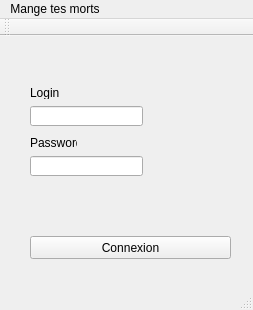
<?xml version="1.0" encoding="UTF-8"?>
<ui version="4.0">
 <class>MessagerieClass</class>
 <widget class="QMainWindow" name="MessagerieClass">
  <property name="geometry">
   <rect>
    <x>0</x>
    <y>0</y>
    <width>253</width>
    <height>310</height>
   </rect>
  </property>
  <property name="windowTitle">
   <string>Messagerie</string>
  </property>
  <widget class="QWidget" name="centralWidget">
   <widget class="QLineEdit" name="inputLogin">
    <property name="geometry">
     <rect>
      <x>30</x>
      <y>70</y>
      <width>113</width>
      <height>20</height>
     </rect>
    </property>
   </widget>
   <widget class="QLineEdit" name="inputPassword">
    <property name="geometry">
     <rect>
      <x>30</x>
      <y>120</y>
      <width>113</width>
      <height>20</height>
     </rect>
    </property>
   </widget>
   <widget class="QPushButton" name="buttonConnect">
    <property name="geometry">
     <rect>
      <x>30</x>
      <y>200</y>
      <width>201</width>
      <height>23</height>
     </rect>
    </property>
    <property name="text">
     <string>Connexion</string>
    </property>
   </widget>
   <widget class="QLabel" name="labelPassword">
    <property name="geometry">
     <rect>
      <x>30</x>
      <y>100</y>
      <width>47</width>
      <height>13</height>
     </rect>
    </property>
    <property name="text">
     <string>Password</string>
    </property>
   </widget>
   <widget class="QLabel" name="labelLogin">
    <property name="geometry">
     <rect>
      <x>30</x>
      <y>50</y>
      <width>47</width>
      <height>13</height>
     </rect>
    </property>
    <property name="text">
     <string>Login</string>
    </property>
   </widget>
  </widget>
  <widget class="QMenuBar" name="menuBar">
   <property name="geometry">
    <rect>
     <x>0</x>
     <y>0</y>
     <width>253</width>
     <height>21</height>
    </rect>
   </property>
   <widget class="QMenu" name="menuMange_tes_morts">
    <property name="layoutDirection">
     <enum>Qt::RightToLeft</enum>
    </property>
    <property name="title">
     <string>Mange tes morts</string>
    </property>
   </widget>
   <addaction name="menuMange_tes_morts"/>
  </widget>
  <widget class="QToolBar" name="mainToolBar">
   <attribute name="toolBarArea">
    <enum>TopToolBarArea</enum>
   </attribute>
   <attribute name="toolBarBreak">
    <bool>false</bool>
   </attribute>
  </widget>
  <widget class="QStatusBar" name="statusBar"/>
 </widget>
 <layoutdefault spacing="6" margin="11"/>
 <resources>
  <include location="Client.qrc"/>
 </resources>
 <connections/>
</ui>
